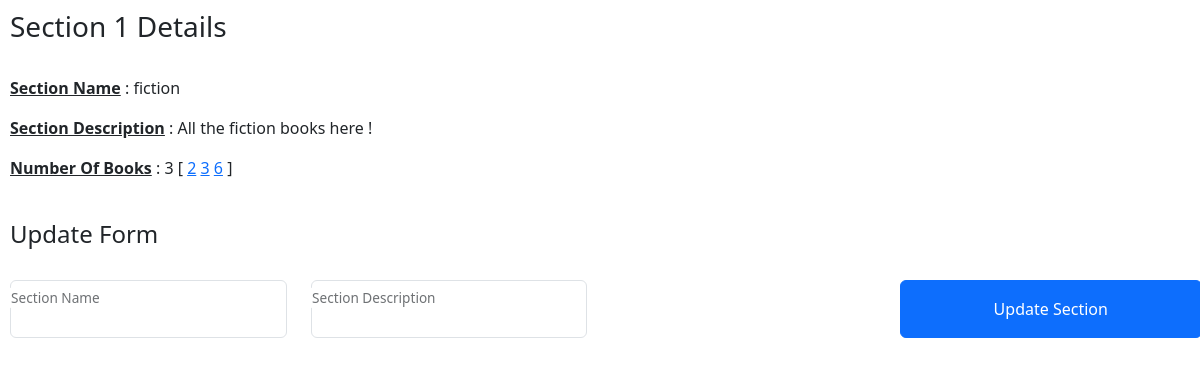
Page /section/update/1 (signed in) on the earlier database version.
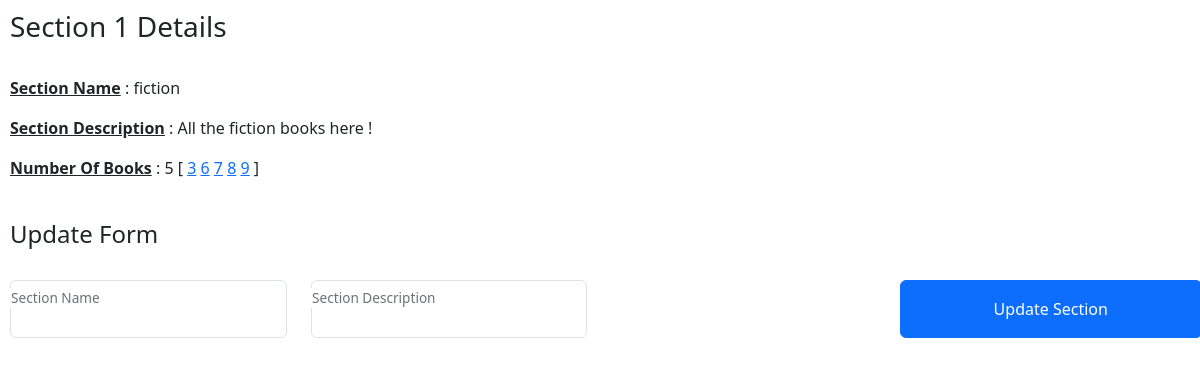
Same page on the later database version.
### library/models.py (models this page shows, shortened)
class Book(db.Model):
    __tablename__ = "BOOK"
    id = db.Column(db.Integer, primary_key=True, autoincrement=True)
    name = db.Column(db.String(100), nullable=False)
    author = db.Column(db.String(100), nullable=False)
    content = db.Column(db.Text, nullable=False)
    section_id = db.Column(db.Integer, db.ForeignKey('SECTION.id'), nullable=False)
    issues = db.Relationship('Issue', backref="book_issues", cascade="all, delete")

### library/routes.py (the view, shortened to what this page needs)
@app.route("/section/update/<id>", methods=["GET", "POST"])
def section_update(id):
    if session.get("username") is None:
        return render_template("no_login.html")
    if session.get("username") != "admin":
        return render_template("user_not_allowed.html")
    existing_section = models.Section.query.get(id)
    if existing_section is None:
        data = {
            "type": "Section"
        }
        return render_template("not_found.html", data=data)
    if request.method == "GET":
        data = {
            "section": existing_section,
        }
        return render_template("section_update.html", data=data)

### library/templates/section_update.html (shortened to what this page needs)
<!DOCTYPE html>
<html lang="en">
  <head>
    <link
      href="https://cdn.jsdelivr.net/npm/bootstrap@5.3.3/dist/css/bootstrap.min.css"
      rel="stylesheet"
    />
  </head>
  <body>
    <h3>Section {{data["section"].id}} Details</h3>
    <br />
    <p>
      <strong><u>Section Name</u></strong> : {{ data["section"].name }}
    </p>
    <p>
      <strong><u>Section Description</u></strong> : {{
      data["section"].description }}
    </p>
    {% if data["section"].books | length > 0 %}
    <p>
      <strong><u>Number Of Books</u></strong> :
      <span>{{ data["section"].books | length }} [</span>
      {% for b in data["section"].books %}
      <a href="/book/{{b.id}}">{{b.id}}</a>
      {% endfor %}
      <span> ]</span>
    </p>
    {% else %}
    <p>
      <strong><u>Number Of Books</u></strong> : 0
    </p>
    {% endif %}
    <br />
    <h4>Update Form</h4>
    <br />
    <form action="/section/update/{{ data['section'].id }}" method="POST">
      <div class="row">
        <div class="col form-floating">
          <input
            type="text"
            class="form-control"
            aria-label="Section Name"
            name="updated_section_name"
          />
          <label for="updated_section_name">Section Name</label>
        </div>
        <div class="col form-floating">
          <input
            type="text"
            class="form-control"
            aria-label="Section Description"
            name="updated_section_description"
          />
          <label for="updated_section_description">Section Description</label>
        </div>
        <div class="form-floating col"></div>
        <button class="col btn btn-primary" type="submit">
          Update Section
        </button>
      </div>
    </form>
  </body>
</html>

Differences in the rows shown:
removed Book: id "2"
added Book: id "7"
added Book: id "8"
added Book: id "9"
Other differences:
{{ data["section"].books | length }}: "3" → "5"
